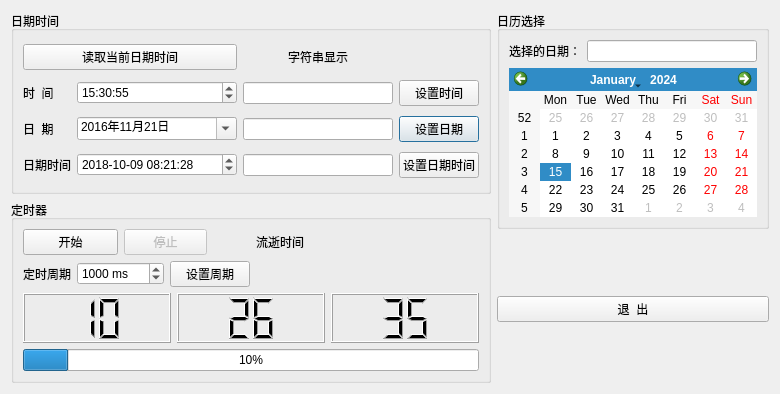
<?xml version="1.0" encoding="UTF-8"?>
<ui version="4.0">
 <class>Dialog</class>
 <widget class="QDialog" name="Dialog">
  <property name="geometry">
   <rect>
    <x>0</x>
    <y>0</y>
    <width>778</width>
    <height>394</height>
   </rect>
  </property>
  <property name="windowTitle">
   <string>Dialog</string>
  </property>
  <layout class="QHBoxLayout" name="horizontalLayout_2">
   <item>
    <layout class="QVBoxLayout" name="verticalLayout_3">
     <item>
      <widget class="QGroupBox" name="groupBox_2">
       <property name="title">
        <string>日期时间</string>
       </property>
       <layout class="QGridLayout" name="gridLayout">
        <item row="2" column="0">
         <widget class="QLabel" name="label_2">
          <property name="text">
           <string>日  期</string>
          </property>
         </widget>
        </item>
        <item row="1" column="1">
         <widget class="QTimeEdit" name="timeEdit">
          <property name="displayFormat">
           <string>HH:mm:ss</string>
          </property>
          <property name="calendarPopup">
           <bool>true</bool>
          </property>
          <property name="time">
           <time>
            <hour>15</hour>
            <minute>30</minute>
            <second>55</second>
           </time>
          </property>
         </widget>
        </item>
        <item row="3" column="0">
         <widget class="QLabel" name="label_3">
          <property name="text">
           <string>日期时间</string>
          </property>
         </widget>
        </item>
        <item row="2" column="4">
         <widget class="QPushButton" name="btnSetDate">
          <property name="text">
           <string>设置日期</string>
          </property>
         </widget>
        </item>
        <item row="3" column="4">
         <widget class="QPushButton" name="btnSetDateTime">
          <property name="text">
           <string>设置日期时间</string>
          </property>
         </widget>
        </item>
        <item row="1" column="0">
         <widget class="QLabel" name="label">
          <property name="text">
           <string>时  间</string>
          </property>
         </widget>
        </item>
        <item row="2" column="1">
         <widget class="QDateEdit" name="dateEdit">
          <property name="currentSection">
           <enum>QDateTimeEdit::YearSection</enum>
          </property>
          <property name="displayFormat">
           <string>yyyy年M月d日</string>
          </property>
          <property name="calendarPopup">
           <bool>true</bool>
          </property>
          <property name="currentSectionIndex">
           <number>0</number>
          </property>
          <property name="date">
           <date>
            <year>2016</year>
            <month>11</month>
            <day>21</day>
           </date>
          </property>
         </widget>
        </item>
        <item row="1" column="4">
         <widget class="QPushButton" name="btnSetTime">
          <property name="text">
           <string>设置时间</string>
          </property>
         </widget>
        </item>
        <item row="1" column="3">
         <widget class="QLineEdit" name="editTime"/>
        </item>
        <item row="2" column="3">
         <widget class="QLineEdit" name="editDate"/>
        </item>
        <item row="0" column="0" colspan="2">
         <widget class="QPushButton" name="btnGetTime">
          <property name="text">
           <string>读取当前日期时间</string>
          </property>
         </widget>
        </item>
        <item row="2" column="2">
         <spacer name="horizontalSpacer_2">
          <property name="orientation">
           <enum>Qt::Horizontal</enum>
          </property>
          <property name="sizeHint" stdset="0">
           <size>
            <width>40</width>
            <height>20</height>
           </size>
          </property>
         </spacer>
        </item>
        <item row="3" column="3">
         <widget class="QLineEdit" name="editDateTime">
          <property name="minimumSize">
           <size>
            <width>150</width>
            <height>0</height>
           </size>
          </property>
         </widget>
        </item>
        <item row="3" column="1">
         <widget class="QDateTimeEdit" name="dateTimeEdit">
          <property name="minimumSize">
           <size>
            <width>160</width>
            <height>0</height>
           </size>
          </property>
          <property name="dateTime">
           <datetime>
            <hour>8</hour>
            <minute>21</minute>
            <second>28</second>
            <year>2018</year>
            <month>10</month>
            <day>9</day>
           </datetime>
          </property>
          <property name="date">
           <date>
            <year>2018</year>
            <month>10</month>
            <day>9</day>
           </date>
          </property>
          <property name="time">
           <time>
            <hour>8</hour>
            <minute>21</minute>
            <second>28</second>
           </time>
          </property>
          <property name="maximumDateTime">
           <datetime>
            <hour>23</hour>
            <minute>59</minute>
            <second>59</second>
            <year>3000</year>
            <month>12</month>
            <day>31</day>
           </datetime>
          </property>
          <property name="minimumDateTime">
           <datetime>
            <hour>0</hour>
            <minute>0</minute>
            <second>0</second>
            <year>1763</year>
            <month>9</month>
            <day>14</day>
           </datetime>
          </property>
          <property name="minimumDate">
           <date>
            <year>1763</year>
            <month>9</month>
            <day>14</day>
           </date>
          </property>
          <property name="currentSection">
           <enum>QDateTimeEdit::YearSection</enum>
          </property>
          <property name="displayFormat">
           <string>yyyy-MM-dd HH:mm:ss</string>
          </property>
          <property name="calendarPopup">
           <bool>false</bool>
          </property>
          <property name="currentSectionIndex">
           <number>0</number>
          </property>
          <property name="timeSpec">
           <enum>Qt::LocalTime</enum>
          </property>
         </widget>
        </item>
        <item row="0" column="3">
         <widget class="QLabel" name="LabDateTime">
          <property name="text">
           <string>字符串显示</string>
          </property>
          <property name="alignment">
           <set>Qt::AlignCenter</set>
          </property>
         </widget>
        </item>
       </layout>
      </widget>
     </item>
     <item>
      <widget class="QGroupBox" name="groupBox">
       <property name="title">
        <string>定时器</string>
       </property>
       <layout class="QVBoxLayout" name="verticalLayout">
        <item>
         <layout class="QGridLayout" name="gridLayout_2">
          <item row="0" column="0" colspan="2">
           <widget class="QPushButton" name="btnStart">
            <property name="text">
             <string>开始</string>
            </property>
           </widget>
          </item>
          <item row="0" column="2" colspan="2">
           <widget class="QPushButton" name="btnStop">
            <property name="enabled">
             <bool>false</bool>
            </property>
            <property name="text">
             <string>停止</string>
            </property>
           </widget>
          </item>
          <item row="1" column="0">
           <widget class="QLabel" name="label_4">
            <property name="text">
             <string>定时周期</string>
            </property>
           </widget>
          </item>
          <item row="1" column="1" colspan="2">
           <widget class="QSpinBox" name="spinBoxIntv">
            <property name="suffix">
             <string> ms</string>
            </property>
            <property name="maximum">
             <number>999999</number>
            </property>
            <property name="value">
             <number>1000</number>
            </property>
           </widget>
          </item>
          <item row="1" column="3" colspan="2">
           <widget class="QPushButton" name="btnSetIntv">
            <property name="text">
             <string>设置周期</string>
            </property>
           </widget>
          </item>
          <item row="1" column="5">
           <spacer name="horizontalSpacer">
            <property name="orientation">
             <enum>Qt::Horizontal</enum>
            </property>
            <property name="sizeHint" stdset="0">
             <size>
              <width>40</width>
              <height>20</height>
             </size>
            </property>
           </spacer>
          </item>
          <item row="0" column="5">
           <widget class="QLabel" name="LabElapsTime">
            <property name="text">
             <string>流逝时间</string>
            </property>
           </widget>
          </item>
         </layout>
        </item>
        <item>
         <layout class="QHBoxLayout" name="horizontalLayout">
          <item>
           <widget class="QLCDNumber" name="LCDHour">
            <property name="smallDecimalPoint">
             <bool>false</bool>
            </property>
            <property name="digitCount">
             <number>2</number>
            </property>
            <property name="value" stdset="0">
             <double>10.000000000000000</double>
            </property>
            <property name="intValue" stdset="0">
             <number>10</number>
            </property>
           </widget>
          </item>
          <item>
           <widget class="QLCDNumber" name="LCDMin">
            <property name="digitCount">
             <number>2</number>
            </property>
            <property name="intValue" stdset="0">
             <number>26</number>
            </property>
           </widget>
          </item>
          <item>
           <widget class="QLCDNumber" name="LCDSec">
            <property name="digitCount">
             <number>2</number>
            </property>
            <property name="intValue" stdset="0">
             <number>35</number>
            </property>
           </widget>
          </item>
         </layout>
        </item>
        <item>
         <widget class="QProgressBar" name="progressBar">
          <property name="value">
           <number>10</number>
          </property>
          <property name="textVisible">
           <bool>true</bool>
          </property>
         </widget>
        </item>
       </layout>
      </widget>
     </item>
    </layout>
   </item>
   <item>
    <layout class="QVBoxLayout" name="verticalLayout_2">
     <item>
      <widget class="QGroupBox" name="groupBox_3">
       <property name="title">
        <string>日历选择</string>
       </property>
       <layout class="QGridLayout" name="gridLayout_3">
        <item row="0" column="1">
         <widget class="QLineEdit" name="editCalendar"/>
        </item>
        <item row="1" column="0" colspan="2">
         <widget class="QCalendarWidget" name="calendarWidget">
          <property name="gridVisible">
           <bool>false</bool>
          </property>
         </widget>
        </item>
        <item row="0" column="0">
         <widget class="QLabel" name="label_5">
          <property name="text">
           <string>选择的日期：</string>
          </property>
         </widget>
        </item>
       </layout>
      </widget>
     </item>
     <item>
      <spacer name="verticalSpacer">
       <property name="orientation">
        <enum>Qt::Vertical</enum>
       </property>
       <property name="sizeHint" stdset="0">
        <size>
         <width>20</width>
         <height>40</height>
        </size>
       </property>
      </spacer>
     </item>
     <item>
      <widget class="QPushButton" name="btnClose">
       <property name="text">
        <string>退  出</string>
       </property>
      </widget>
     </item>
     <item>
      <spacer name="verticalSpacer_2">
       <property name="orientation">
        <enum>Qt::Vertical</enum>
       </property>
       <property name="sizeHint" stdset="0">
        <size>
         <width>20</width>
         <height>40</height>
        </size>
       </property>
      </spacer>
     </item>
    </layout>
   </item>
  </layout>
 </widget>
 <resources/>
 <connections/>
</ui>
